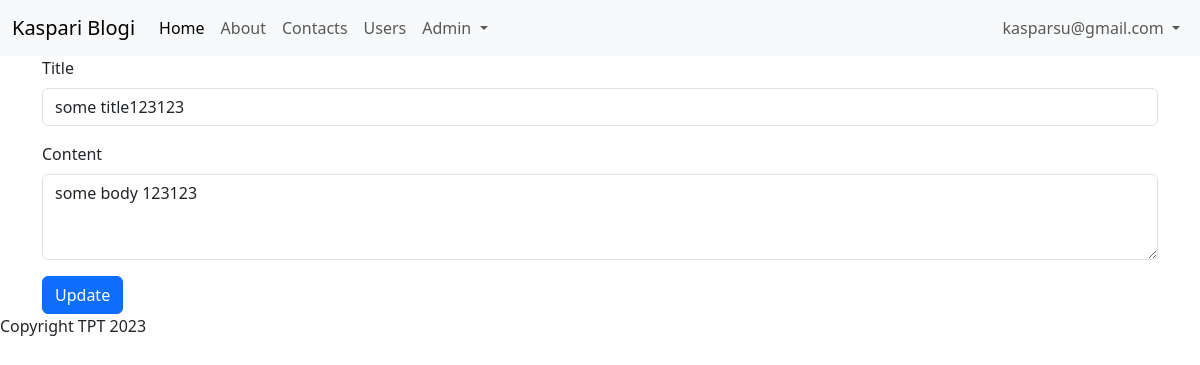
Screenshot of /admin/articles/edit?id=1 (signed in) with the database file from the repository.
### tables this page shows
CREATE TABLE users
(
    id       integer
        constraint users_pk
            primary key autoincrement,
    email    text not null
        constraint users_pk2
            unique,
    password text not null
);

CREATE TABLE "articles"
(
    id    integer
        constraint articles_pk
            primary key autoincrement,
    title text not null,
    body  text
);

### src/Controllers/ArticlesController.php (called while the page is built, shortened)
<?php
class ArticlesController {
    public function edit(){
        $article = Article::find($_GET['id']);
        include 'views/articles/edit.php';
    }
}

### src/DB.php (called while the page is built, shortened)
<?php
class DB {
    public $conn;
    public function __construct()
    {
        try {
            $this->conn = new PDO("sqlite:" . __DIR__ . "/../db.sqlite");
            $this->conn->setAttribute(PDO::ATTR_ERRMODE, PDO::ERRMODE_EXCEPTION);
        } catch(PDOException $e) {
            echo "Connection failed: " . $e->getMessage();
        }
    }
    public function find($table, $class, $id){
        $stmt = $this->conn->prepare("SELECT * FROM $table WHERE id=$id");
        $stmt->execute();
        $stmt->setFetchMode(PDO::FETCH_CLASS, $class);
        return $stmt->fetch();
    }
}

### src/Models/Model.php (called while the page is built, shortened)
<?php
class Model {
    public static $table;
    public static function find($id){
        $db = new DB();
        return $db->find(static::$table, static::class, $id);
    }
}

### src/Models/User.php (called while the page is built, shortened)
<?php
class User extends Model {
    public static function auth(){
        if(isset($_SESSION['user_id'])){
            return User::find($_SESSION['user_id']);
        }
        return null;
    }
}

### helpers.php (called while the page is built, shortened)
<?php
function auth(){
    return User::auth();
}

### views/articles/edit.php (the view)
<?php include 'views/partials/header.php' ?>
<form action="/admin/articles/edit?id=<?=$article->id?>" method="POST">
    <div class="mb-3">
        <label for="title" class="form-label">Title</label>
        <input type="text" value="<?=$article->title?>" class="form-control" id="title" placeholder="Title" name="title">
    </div>
    <div class="mb-3">
        <label for="body" class="form-label">Content</label>
        <textarea
            class="form-control"
            id="body"
            rows="3"
            placeholder="Write something awesome..."
            name="body"><?=$article->body?></textarea>
    </div>
    <input type="submit" class="btn btn-primary" value="Update">
</form>
<?php include 'views/partials/footer.php' ?>

### views/partials/nav.php (shortened to what this page needs)
<nav class="navbar navbar-expand-lg bg-body-tertiary">
  <div class="container-fluid">
    <a class="navbar-brand" href="/">Kaspari Blogi</a>
    <div class="collapse navbar-collapse justify-content-between" id="navbarNav">
      <ul class="navbar-nav">
        <li class="nav-item">
          <a class="nav-link active" aria-current="page" href="/">Home</a>
        </li>
        <li class="nav-item">
          <a class="nav-link" href="/about">About</a>
        </li>
        <li class="nav-item">
          <a class="nav-link" href="/contacts">Contacts</a>
        </li>
        <li>
          <a class="nav-link" href="/users">Users</a>
        </li>
        <?php if(auth()): ?>
          <li class="nav-item dropdown">
            <a class="nav-link dropdown-toggle" href="#" role="button" data-bs-toggle="dropdown" aria-expanded="false">
              Admin
            </a>
          </li>
        <?php endif ?>
      </ul>
      <ul class="navbar-nav">
        <?php if(auth()): ?>
          <li class="nav-item dropdown">
            <a class="nav-link dropdown-toggle" href="#" role="button" data-bs-toggle="dropdown" aria-expanded="false">
              <?=auth()->email?>
            </a>
          </li>
        <?php endif ?>
      </ul>
    </div>
  </div>
</nav>

### rows the page displays
users: email "kasparsu@gmail.com"
articles: title "some title123123", body "some body 123123"
